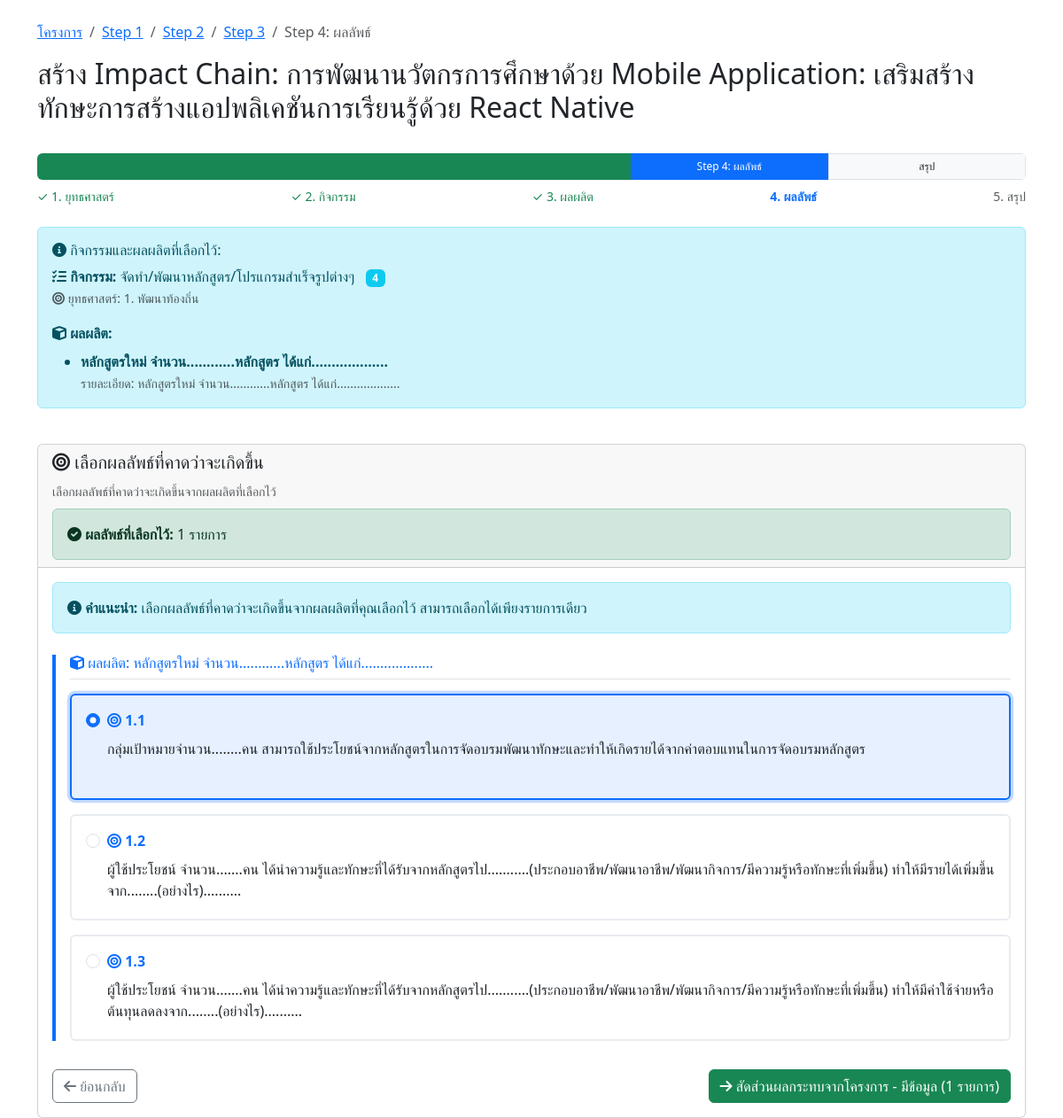
/impact-chain/step4-outcome.php?project_id=3 (signed in), run on the app's committed database.
### tables this page shows
CREATE TABLE `projects` (
  `id` int(11) NOT NULL,
  `project_code` varchar(50) NOT NULL COMMENT 'รหัสโครงการ',
  `name` varchar(500) NOT NULL COMMENT 'ชื่อโครงการ',
  `description` text DEFAULT NULL COMMENT 'รายละเอียดโครงการ',
  `objective` text DEFAULT NULL COMMENT 'วัตถุประสงค์โครงการ',
  `start_date` date DEFAULT NULL COMMENT 'วันที่เริ่มโครงการ',
  `end_date` date DEFAULT NULL COMMENT 'วันที่สิ้นสุดโครงการ',
  `budget` decimal(15,2) DEFAULT NULL COMMENT 'งบประมาณ',
  `organization` varchar(300) DEFAULT NULL COMMENT 'หน่วยงาน/องค์กร',
  `project_manager` varchar(200) DEFAULT NULL COMMENT 'ผู้จัดการโครงการ',
  `status` enum('incompleted','completed') DEFAULT 'incompleted' COMMENT 'สถานะโครงการ',
  `created_by` varchar(100) DEFAULT NULL COMMENT 'ผู้สร้าง',
  `created_at` timestamp NOT NULL DEFAULT current_timestamp(),
  `updated_at` timestamp NOT NULL DEFAULT current_timestamp() ON UPDATE current_timestamp()
);

CREATE TABLE `project_activities` (
  `id` int(11) NOT NULL,
  `project_id` int(11) NOT NULL COMMENT 'รหัสโครงการ',
  `activity_id` int(11) NOT NULL COMMENT 'รหัสกิจกรรม',
  `created_by` varchar(100) DEFAULT NULL COMMENT 'ผู้สร้าง',
  `created_at` timestamp NOT NULL DEFAULT current_timestamp(),
  `updated_at` timestamp NOT NULL DEFAULT current_timestamp() ON UPDATE current_timestamp()
);

CREATE TABLE `activities` (
  `activity_id` int(11) NOT NULL,
  `strategy_id` int(11) NOT NULL,
  `activity_code` varchar(20) NOT NULL,
  `activity_name` varchar(500) NOT NULL,
  `activity_description` text DEFAULT NULL
);

CREATE TABLE `strategies` (
  `strategy_id` int(11) NOT NULL,
  `strategy_code` varchar(50) NOT NULL,
  `strategy_name` varchar(255) NOT NULL,
  `description` text DEFAULT NULL,
  `created_at` timestamp NOT NULL DEFAULT current_timestamp()
);

CREATE TABLE `project_outputs` (
  `id` int(11) NOT NULL,
  `project_id` int(11) NOT NULL COMMENT 'รหัสโครงการ',
  `output_id` int(11) NOT NULL COMMENT 'รหัสผลผลิต',
  `output_details` text NOT NULL COMMENT 'รายละเอียดเพิ่มเติมของผลผลิต',
  `created_by` varchar(100) DEFAULT NULL COMMENT 'ผู้สร้าง',
  `created_at` timestamp NOT NULL DEFAULT current_timestamp(),
  `updated_at` timestamp NOT NULL DEFAULT current_timestamp() ON UPDATE current_timestamp()
);

CREATE TABLE `outputs` (
  `output_id` int(11) NOT NULL,
  `activity_id` int(11) NOT NULL,
  `output_sequence` varchar(10) DEFAULT NULL,
  `output_description` text NOT NULL,
  `target_details` text DEFAULT NULL
);

CREATE TABLE `outcomes` (
  `outcome_id` int(11) NOT NULL,
  `output_id` int(11) NOT NULL COMMENT 'รหัสผลผลิตที่เกี่ยวข้อง',
  `outcome_sequence` varchar(10) NOT NULL COMMENT 'ลำดับผลลัพธ์',
  `outcome_description` text NOT NULL COMMENT 'รายละเอียดผลลัพธ์',
  `created_at` timestamp NOT NULL DEFAULT current_timestamp(),
  `updated_at` timestamp NOT NULL DEFAULT current_timestamp() ON UPDATE current_timestamp()
);

### impact-chain/step4-outcome.php (the view, shortened to what the rows shown need)
<?php
require_once '../config.php';
$project_id = isset($_GET['project_id']) ? (int)$_GET['project_id'] : 0;
$user_id = $_SESSION['user_id'];
$check_query = "SELECT * FROM projects WHERE id = ? AND created_by = ?";
$check_stmt = mysqli_prepare($conn, $check_query);
mysqli_stmt_bind_param($check_stmt, 'ii', $project_id, $user_id);
mysqli_stmt_execute($check_stmt);
$project_result = mysqli_stmt_get_result($check_stmt);
$project = mysqli_fetch_assoc($project_result);
$activity_query = "SELECT pa.activity_id, a.activity_name, a.activity_code, a.activity_description, s.strategy_id, s.strategy_name
                   FROM project_activities pa
                   JOIN activities a ON pa.activity_id = a.activity_id
                   JOIN strategies s ON a.strategy_id = s.strategy_id
                   WHERE pa.project_id = ?
                   ORDER BY pa.created_at DESC
                   LIMIT 1";
$activity_stmt = mysqli_prepare($conn, $activity_query);
mysqli_stmt_bind_param($activity_stmt, 'i', $project_id);
mysqli_stmt_execute($activity_stmt);
$activity_result = mysqli_stmt_get_result($activity_stmt);
$selected_activity = mysqli_fetch_assoc($activity_result);
$outputs_query = "SELECT po.output_id, o.output_description, o.output_sequence, po.output_details, a.activity_name, s.strategy_name
                  FROM project_outputs po
                  JOIN outputs o ON po.output_id = o.output_id
                  JOIN activities a ON o.activity_id = a.activity_id
                  JOIN strategies s ON a.strategy_id = s.strategy_id
                  WHERE po.project_id = ?";
$outputs_stmt = mysqli_prepare($conn, $outputs_query);
mysqli_stmt_bind_param($outputs_stmt, 'i', $project_id);
mysqli_stmt_execute($outputs_stmt);
$outputs_result = mysqli_stmt_get_result($outputs_stmt);
$selected_outputs = mysqli_fetch_all($outputs_result, MYSQLI_ASSOC);
$output_ids = array_column($selected_outputs, 'output_id');
$outcomes = [];
if (!empty($output_ids)) {
    $placeholders = str_repeat('?,', count($output_ids) - 1) . '?';
    $outcomes_query = "SELECT oc.*, o.output_description, o.output_sequence, a.activity_name, s.strategy_name
                       FROM outcomes oc
                       JOIN outputs o ON oc.output_id = o.output_id
                       JOIN activities a ON o.activity_id = a.activity_id
                       JOIN strategies s ON a.strategy_id = s.strategy_id
                       WHERE oc.output_id IN ($placeholders)
                       ORDER BY o.output_sequence ASC, oc.outcome_sequence ASC";
    $outcomes_stmt = mysqli_prepare($conn, $outcomes_query);
    $types = str_repeat('i', count($output_ids));
    mysqli_stmt_bind_param($outcomes_stmt, $types, ...$output_ids);
    mysqli_stmt_execute($outcomes_stmt);
    $outcomes_result = mysqli_stmt_get_result($outcomes_stmt);
    $outcomes = mysqli_fetch_all($outcomes_result, MYSQLI_ASSOC);
}
$selected_outcomes = [];
$selected_outcomes_query = "SELECT outcome_id, outcome_details FROM project_outcomes WHERE project_id = ?";
$selected_stmt = mysqli_prepare($conn, $selected_outcomes_query);
mysqli_stmt_bind_param($selected_stmt, 'i', $project_id);
mysqli_stmt_execute($selected_stmt);
$selected_result = mysqli_stmt_get_result($selected_stmt);
while ($row = mysqli_fetch_assoc($selected_result)) {
    $selected_outcomes[] = $row['outcome_id'];
}
$outcomes_by_output = [];
foreach ($outcomes as $outcome) {
    $outcomes_by_output[$outcome['output_description']][] = $outcome;
}
?>
<!DOCTYPE html>
<html lang="th">
<head>
    <link href="https://cdn.jsdelivr.net/npm/bootstrap@5.3.0/dist/css/bootstrap.min.css" rel="stylesheet">
    <link href="https://cdnjs.cloudflare.com/ajax/libs/font-awesome/6.0.0/css/all.min.css" rel="stylesheet">
</head>
<body>
    <div class="container mt-4">
        <div class="row mb-4">
            <div class="col-12">
                <nav aria-label="breadcrumb">
                    <ol class="breadcrumb">
                    </ol>
                </nav>
                <h2>สร้าง Impact Chain: <?php echo htmlspecialchars($project['name']); ?></h2>
            </div>
        </div>
        <div class="row mb-4">
            <div class="col-12">
                <div class="alert alert-info">
                    <h6><i class="fas fa-info-circle"></i> กิจกรรมและผลผลิตที่เลือกไว้:</h6>
                    <div class="mb-3">
                        <strong><i class="fas fa-tasks"></i> กิจกรรม:</strong>
                        <?php if ($selected_activity): ?>
                            <?php echo htmlspecialchars($selected_activity['activity_name']); ?>
                            <span class="badge bg-info ms-2"><?php echo htmlspecialchars($selected_activity['activity_code']); ?></span>
                            <br><small class="text-muted">
                                <i class="fas fa-bullseye"></i> ยุทธศาสตร์: <?php echo $selected_activity['strategy_id']; ?>. <?php echo htmlspecialchars($selected_activity['strategy_name']); ?>
                            </small>
                        <?php else: ?>
                            <span class="text-danger">ไม่มีกิจกรรมที่เลือกไว้</span>
                        <?php endif; ?>
                    </div>
                    <div class="mb-0">
                        <strong><i class="fas fa-cube"></i> ผลผลิต:</strong>
                        <?php if (!empty($selected_outputs)): ?>
                            <ul class="mb-0 mt-2">
                                <?php foreach ($selected_outputs as $output): ?>
                                    <li>
                                        <strong><?php echo htmlspecialchars($output['output_description']); ?></strong>
                                        <?php if (!empty($output['output_details'])): ?>
                                            <br><small class="text-muted">รายละเอียด: <?php echo htmlspecialchars($output['output_details']); ?></small>
                                        <?php endif; ?>
                                    </li>
                                <?php endforeach; ?>
                            </ul>
                        <?php else: ?>
                            <span class="text-danger">ไม่มีผลผลิตที่เลือกไว้</span>
                        <?php endif; ?>
                    </div>
                </div>
            </div>
        </div>
        <div class="row">
            <div class="col-12">
                <div class="card">
                    <div class="card-body">
                        <?php if (empty($outcomes)): ?>
                            <div class="alert alert-warning">
                                <i class="fas fa-exclamation-triangle"></i>
                                <strong>ไม่พบผลลัพธ์ที่เกี่ยวข้อง</strong><br>
                                ไม่พบข้อมูลผลลัพธ์ที่เกี่ยวข้องกับผลผลิตที่เลือก:<br>
                                <?php foreach ($selected_outputs as $output): ?>
                                    <small class="text-muted">• <?php echo htmlspecialchars($output['output_description']); ?></small><br>
                                <?php endforeach; ?>
                            </div>
                            <div class="d-flex justify-content-between">
                                <a href="step3-output.php?project_id=<?php echo $project_id; ?>" class="btn btn-outline-secondary">
                                    <i class="fas fa-arrow-left"></i> ย้อนกลับ
                                </a>
                                <a href="summary.php?project_id=<?php echo $project_id; ?>" class="btn btn-outline-primary">
                                    ข้ามไปสรุป <i class="fas fa-arrow-right"></i>
                                </a>
                            </div>
                        <?php else: ?>
                            <form action="process-step4.php" method="POST" id="outcomeForm">
                                <?php foreach ($outcomes_by_output as $output_name => $output_outcomes): ?>
                                    <div class="outcome-group <?php echo !empty(array_intersect(array_column($output_outcomes, 'outcome_id'), $selected_outcomes)) ? 'has-selection' : ''; ?>">
                                        <h6 class="text-primary border-bottom pb-2 mb-3">
                                            <i class="fas fa-cube"></i> ผลผลิต: <?php echo htmlspecialchars($output_name); ?>
                                        </h6>
                                        <?php if (empty($output_outcomes)): ?>
                                            <div class="alert alert-light">
                                                <i class="fas fa-info-circle"></i> ไม่พบผลลัพธ์ที่เกี่ยวข้องกับผลผลิตนี้
                                            </div>
                                        <?php else: ?>
                                            <div class="mb-4">
                                                <?php foreach ($output_outcomes as $outcome): ?>
                                                    <div class="mb-3">
                                                        <div class="card outcome-card h-100 <?php echo in_array($outcome['outcome_id'], $selected_outcomes) ? 'selected' : ''; ?>">
                                                            <div class="card-body">
                                                                <div class="form-check">
                                                                    <input class="form-check-input" type="radio"
                                                                        name="selected_outcome" value="<?php echo $outcome['outcome_id']; ?>"
                                                                        id="outcome_<?php echo $outcome['outcome_id']; ?>"
                                                                        <?php echo in_array($outcome['outcome_id'], $selected_outcomes) ? 'checked' : ''; ?>>
                                                                    <label class="form-check-label w-100" for="outcome_<?php echo $outcome['outcome_id']; ?>">
                                                                        <div class="fw-bold text-primary mb-2">
                                                                            <i class="fas fa-bullseye"></i> <?php echo htmlspecialchars($outcome['outcome_sequence']); ?>
                                                                        </div>
                                                                        <div class="text-dark">
                                                                            <?php echo htmlspecialchars($outcome['outcome_description']); ?>
                                                                        </div>
                                                                    </label>
                                                                </div>
                                                            </div>
                                                        </div>
                                                    </div>
                                                <?php endforeach; ?>
                                            </div>
                                        <?php endif; ?>
                                    </div>
                                <?php endforeach; ?>
                            </form>
                        <?php endif; ?>
                    </div>
                </div>
            </div>
        </div>
    </div>
</body>
</html>

### data on the page
projects: name "การพัฒนานวัตกรการศึกษาด้วย Mobile Application: เสริมสร้างทักษะการสร้างแอปพลิเคชันการเรียนรู้ด้วย React Native"
project_activities: activity.activity_name "จัดทำ/พัฒนาหลักสูตร/โปรแกรมสำเร็จรูปต่างๆ", activity.activity_code "4", strategies.strategy_id "1", strategies.strategy_name "พัฒนาท้องถิ่น"
project_outputs: output.output_description "หลักสูตรใหม่ จำนวน............หลักสูตร ได้แก่...................", output_details "หลักสูตรใหม่ จำนวน............หลักสูตร ได้แก่..................."
outcomes: outcome_id "☑ 1.1 กลุ่มเป้าหมายจำนวน........", outcome_sequence "1.1", outcome_description "กลุ่มเป้าหมายจำนวน........คน สามารถใช้ประโยชน์จากหลักสูตรในการจัดอบรมพัฒนาทักษะและทำให้เกิดรายได้จากค่าตอบแทนในการจัดอบรมหลักสูตร"
outcomes: outcome_id "☐ 1.2 ผู้ใช้ประโยชน์ จำนวน......", outcome_sequence "1.2", outcome_description "ผู้ใช้ประโยชน์ จำนวน.......คน ได้นำความรู้และทักษะที่ได้รับจากหลักสูตรไป...........(ประกอบอาชีพ/พัฒนาอาชีพ/พัฒนากิจการ/มีความรู้หรือทักษะที่เพิ่มขึ้น) ทำให้มีรายได้เพิ่มขึ้น จาก........(อย่างไร).........."
outcomes: outcome_id "☐ 1.3 ผู้ใช้ประโยชน์ จำนวน......", outcome_sequence "1.3", outcome_description "ผู้ใช้ประโยชน์ จำนวน.......คน ได้นำความรู้และทักษะที่ได้รับจากหลักสูตรไป...........(ประกอบอาชีพ/พัฒนาอาชีพ/พัฒนากิจการ/มีความรู้หรือทักษะที่เพิ่มขึ้น) ทำให้มีค่าใช้จ่ายหรือต้นทุนลดลงจาก........(อย่างไร).........."

### other printed values
count($selected_outcomes) "1"
$output_name "หลักสูตรใหม่ จำนวน............หลักสูตร ได้แก่..................."
